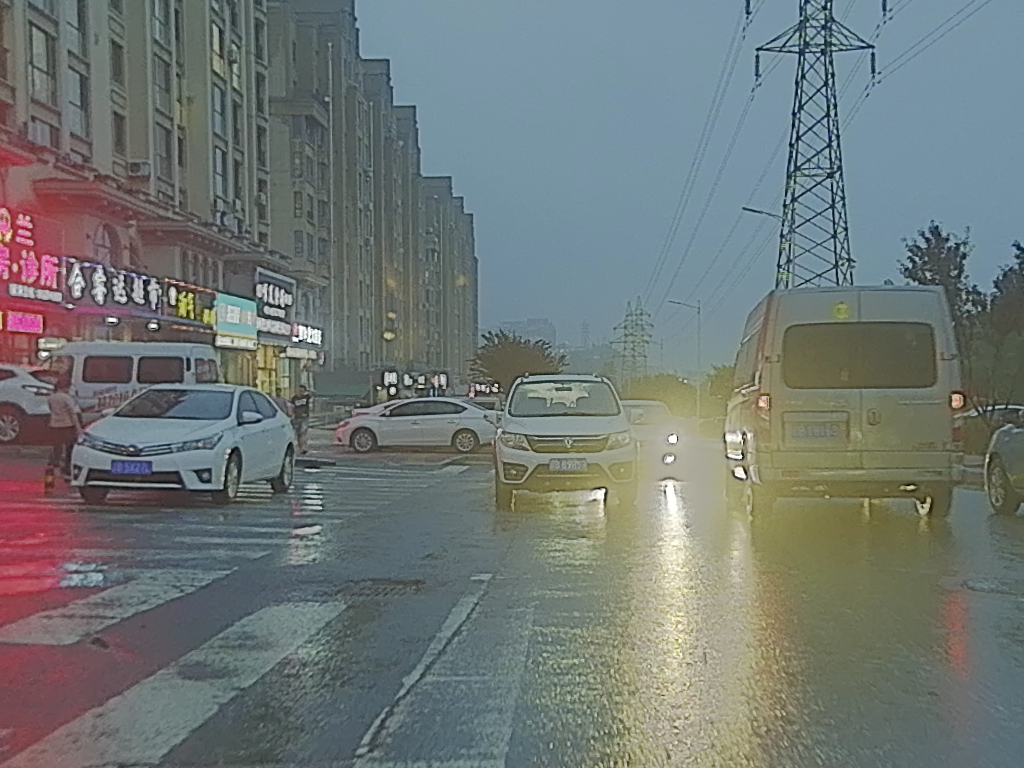
#> input picture imgs/00000.png, 1024 x 768 px
$ python threshold.py
#> lines starting #> are read from the running program, lines starting #| are printed output that depends on the picture; after the words box and inside, x2 and y2 are one past the last pixel; in counts of white or black regions, pixels touching at a corner belong together
import cv2
import numpy as np
import matplotlib.pylab as plt
from PIL import Image
img = cv2.imread("../imgs/00000.png",cv2.IMREAD_GRAYSCALE)
#> img: shape (768, 1024); min 0, max 254, mean 116.4
ret, thresh_binary = cv2.threshold(img, 127, 255, cv2.THRESH_BINARY)
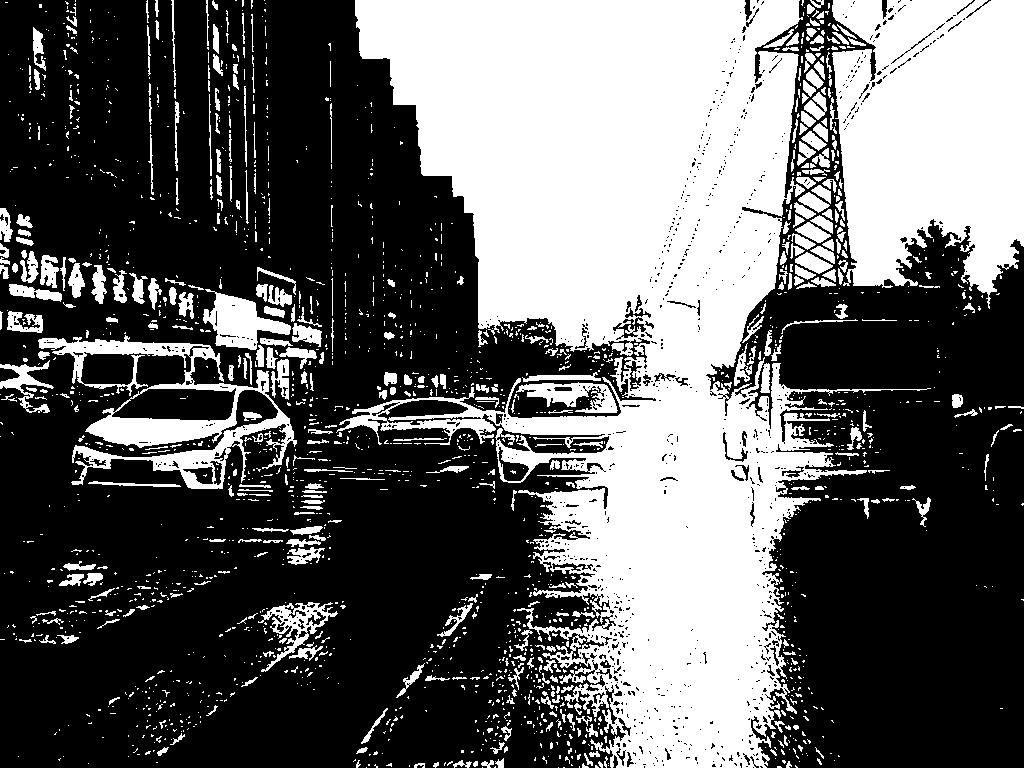
#> thresh_binary: shape (768, 1024); 38.6% white; 2010 white regions (1609 under 20 px), largest, box (x1, y1, x2, y2) and area: (336, 0, 931, 768) 200732, (832, 0, 1024, 309) 47090, (38, 335, 297, 489) 10698
ret, thresh_binary_inv = cv2.threshold(img, 127, 255, cv2.THRESH_BINARY_INV)
ret, thresh_trunc = cv2.threshold(img, 127, 255, cv2.THRESH_TRUNC)
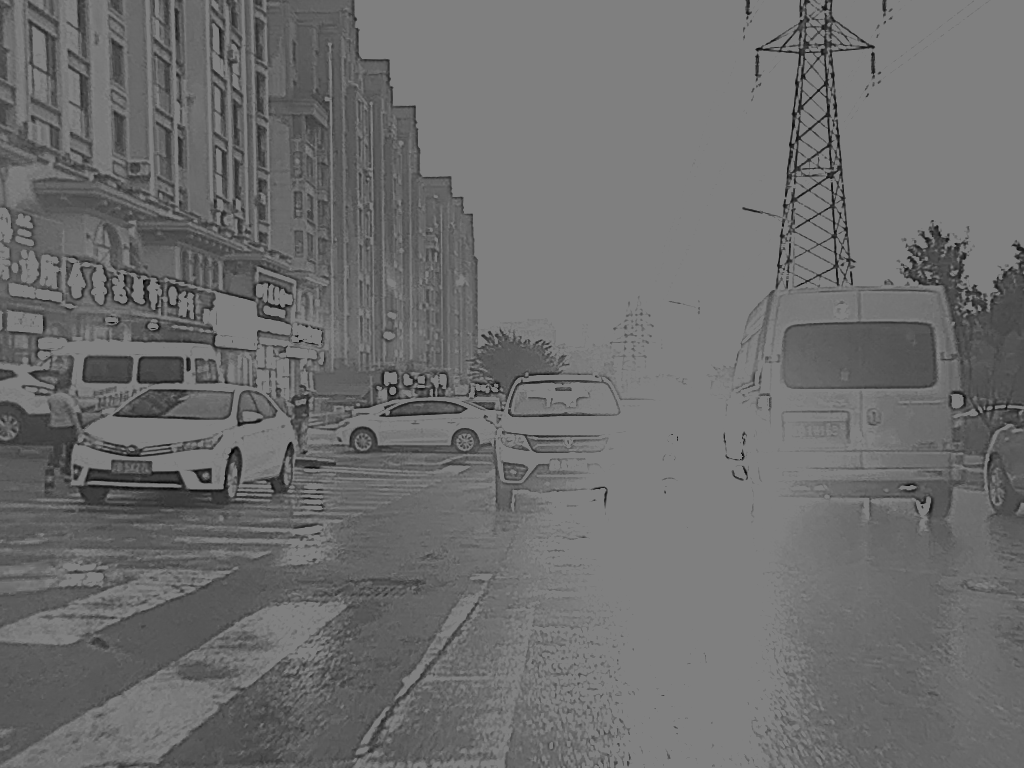
#> thresh_trunc: shape (768, 1024); min 0, max 127, mean 108.8
ret, thresh_tozero = cv2.threshold(img, 127, 255, cv2.THRESH_TOZERO)
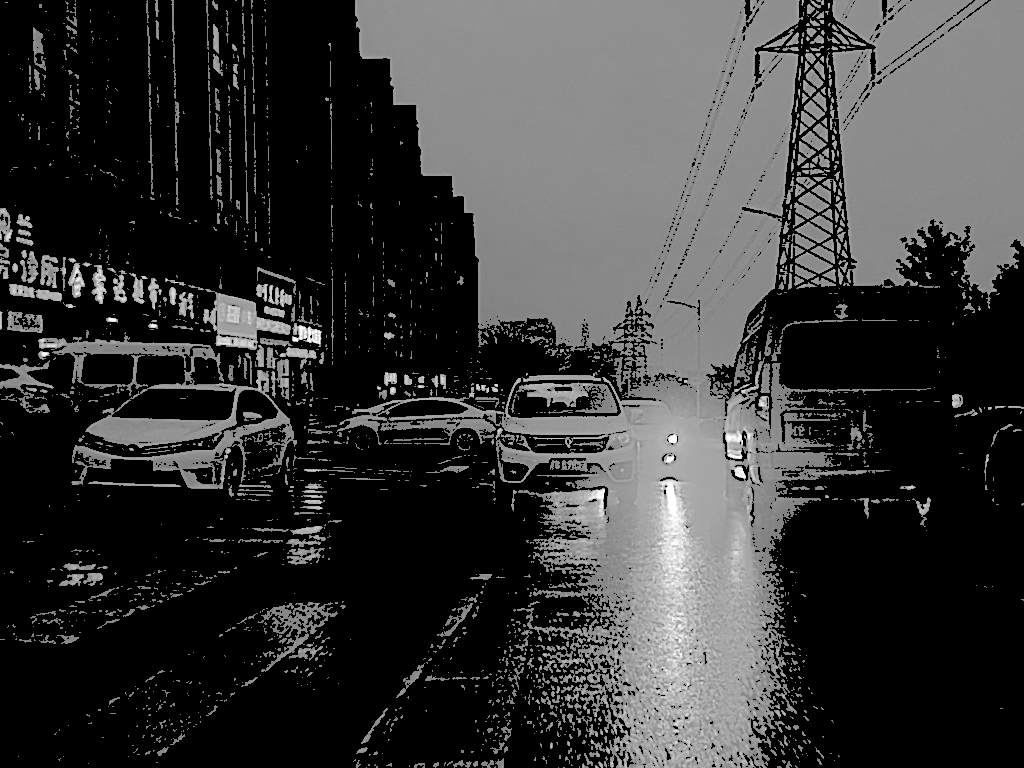
#> thresh_tozero: shape (768, 1024); min 0, max 254, mean 56.6
ret, thresh_tozero_inv = cv2.threshold(img, 127, 255, cv2.THRESH_TOZERO_INV)
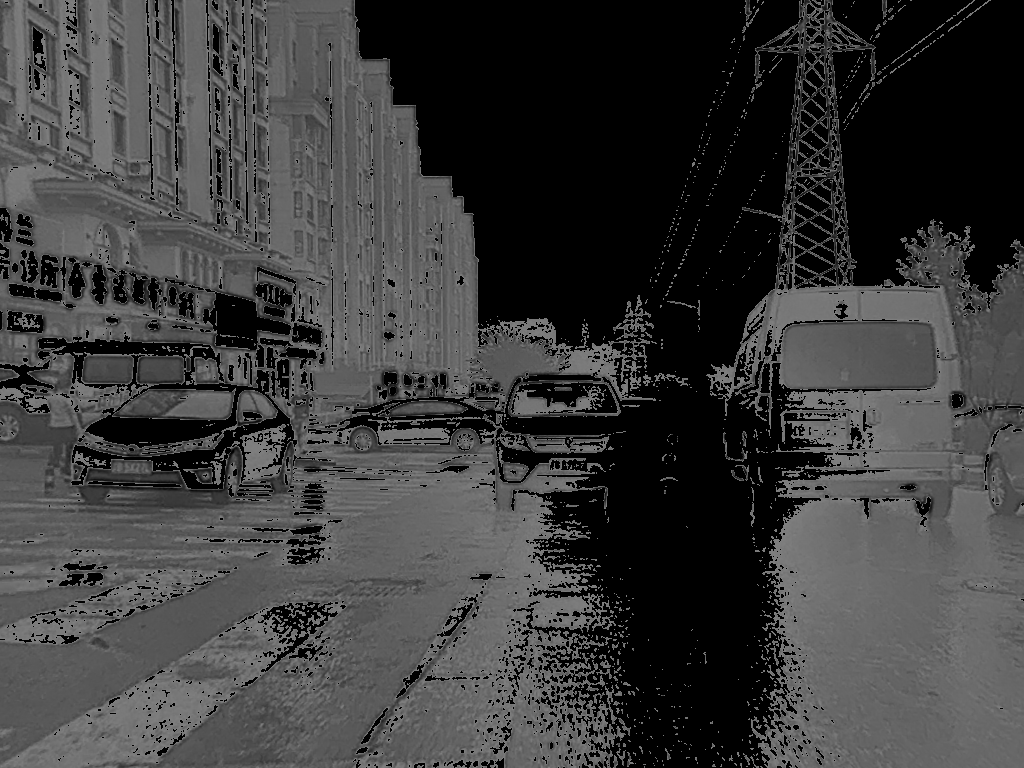
#> thresh_tozero_inv: shape (768, 1024); min 0, max 127, mean 59.8

# DISPLAYING THE DIFFERENT THRESHOLDING STYLES
names = ['Oiriginal Image', 'BINARY', 'THRESH_BINARY_INV', 'THRESH_TRUNC', 'THRESH_TOZERO', 'THRESH_TOZERO_INV']
images = img, thresh_binary, thresh_binary_inv, thresh_trunc, thresh_tozero, thresh_tozero_inv

for i in range(6):
    plt.subplot(2, 3, i + 1), plt.imshow(images[i], 'gray')
    plt.title(names[i])
    plt.xticks([]), plt.yticks([])
plt.show()

ret, thresh_global = cv2.threshold(img, 127, 255, cv2.THRESH_BINARY)
# here 11 is the pixel neighbourhood that is used to calculate the threshold value
thresh_mean = cv2.adaptiveThreshold(img, 255, cv2.ADAPTIVE_THRESH_MEAN_C, cv2.THRESH_BINARY, 11, 2)
#> thresh_mean: shape (768, 1024); 67.6% white; 6306 black regions (5239 under 20 px), largest, box (x1, y1, x2, y2) and area: (0, 0, 597, 450) 45111, (705, 0, 1024, 485) 15076, (504, 561, 653, 768) 10390

thresh_gaussian = cv2.adaptiveThreshold(img, 255, cv2.ADAPTIVE_THRESH_GAUSSIAN_C, cv2.THRESH_BINARY, 11, 2)
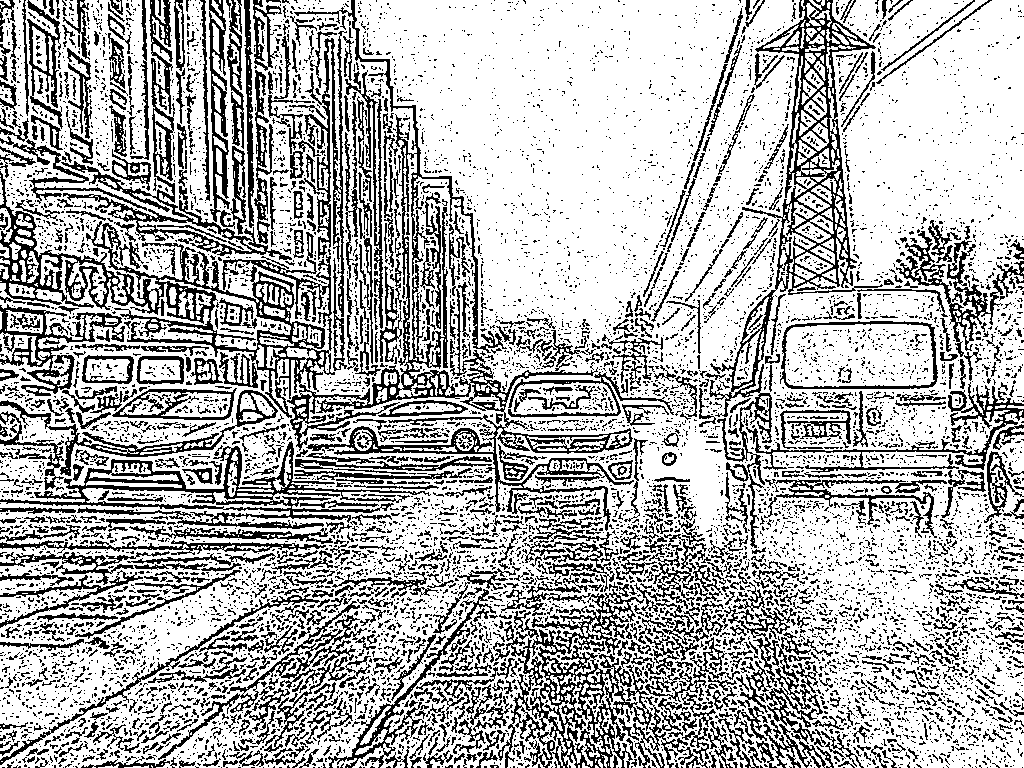
#> thresh_gaussian: shape (768, 1024); 70.3% white; black in thin lines or dots

names = ['Original Image', 'Global Thresholding', 'Adaptive Mean Threshold', 'Adaptive Gaussian Thresholding']
images = [img, thresh_global, thresh_mean, thresh_gaussian]

for i in range(4):
    plt.subplot(2, 2, i + 1), plt.imshow(images[i], 'gray')
    plt.title(names[i])
    plt.xticks([]), plt.yticks([])

plt.show()

$ run again, with imgs/00025.png copied over imgs/00000.png
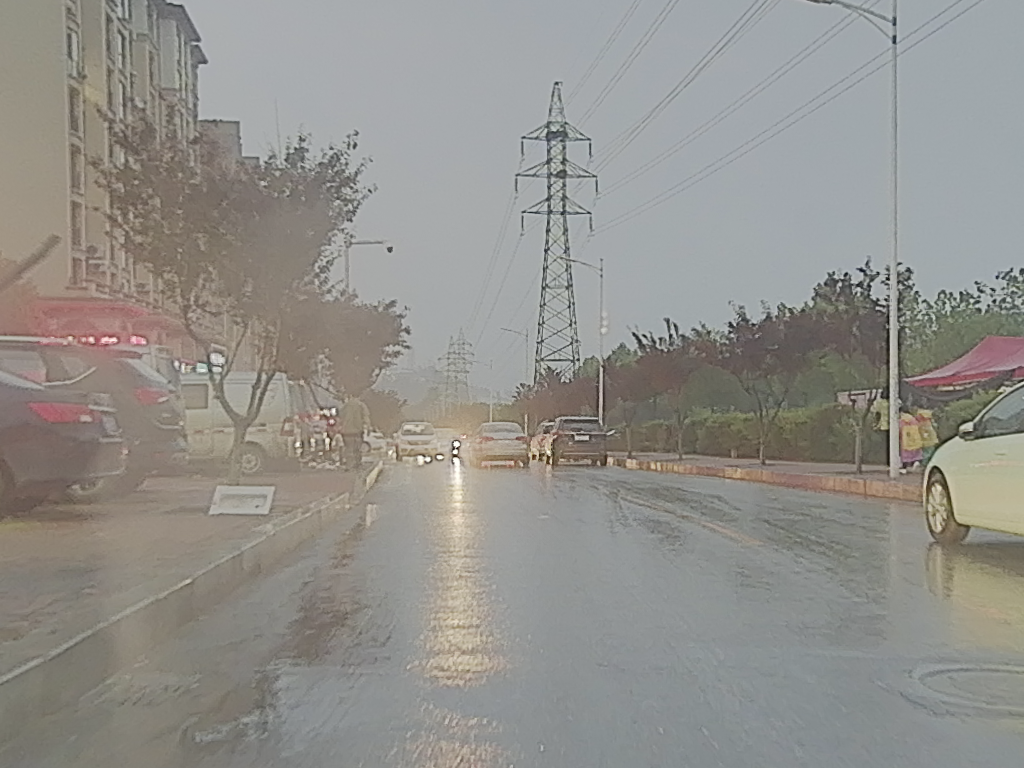
#> input picture imgs/00025.png, 1024 x 768 px
#> `ret, thresh_binary = cv2.threshold(img, 127, 255, cv2.THRESH_BINARY)`:
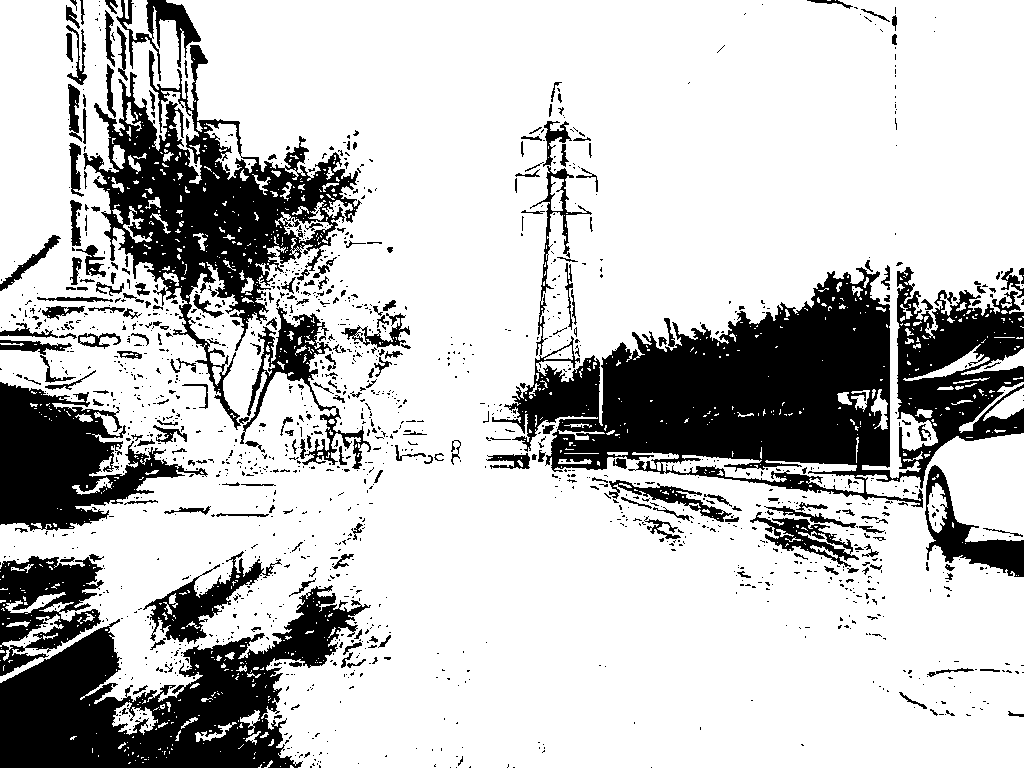
#> thresh_binary: shape (768, 1024); 76.6% white; 1517 black regions (1273 under 20 px), largest, box (x1, y1, x2, y2) and area: (492, 166, 1024, 508) 63337, (0, 585, 371, 768) 30820, (83, 45, 362, 430) 28991
#> thresh_mean: shape (768, 1024); 76.1% white; 7669 black regions (6551 under 20 px), largest, box (x1, y1, x2, y2) and area: (428, 0, 1024, 508) 25924, (77, 138, 445, 489) 16748, (116, 0, 263, 196) 5689
#> `thresh_gaussian = cv2.adaptiveThreshold(img, 255, cv2.ADAPTIVE_THRESH_..`:
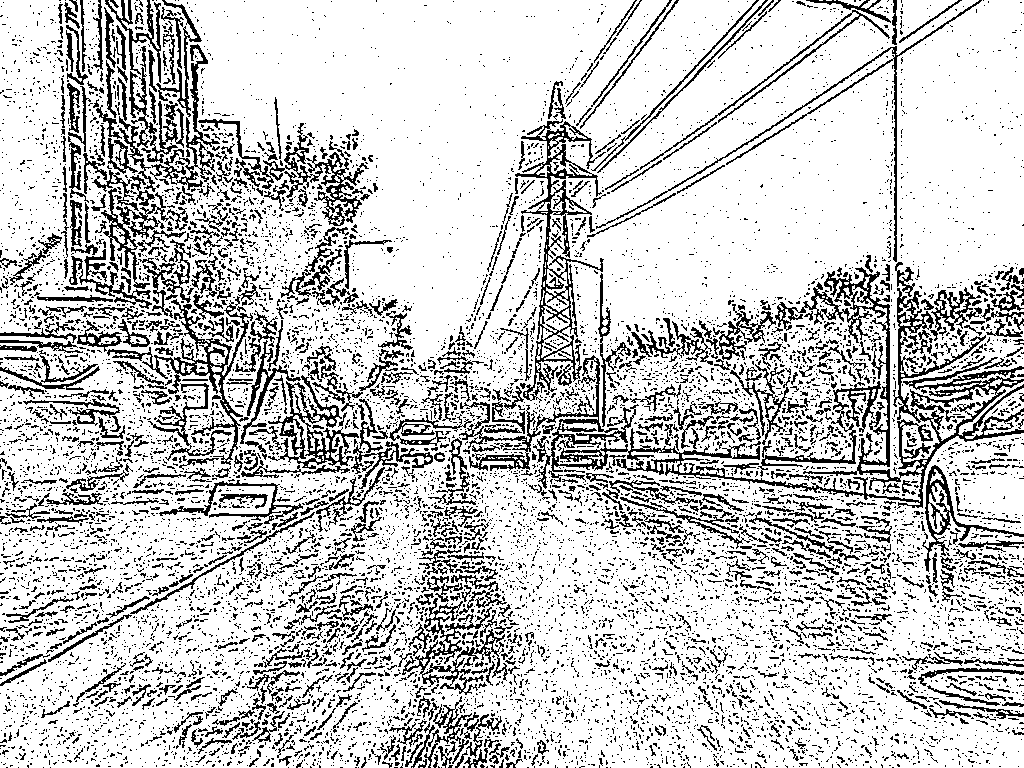
#> thresh_gaussian: shape (768, 1024); 79.2% white; black in thin lines or dots

$ run again, with imgs/00031.png copied over imgs/00000.png
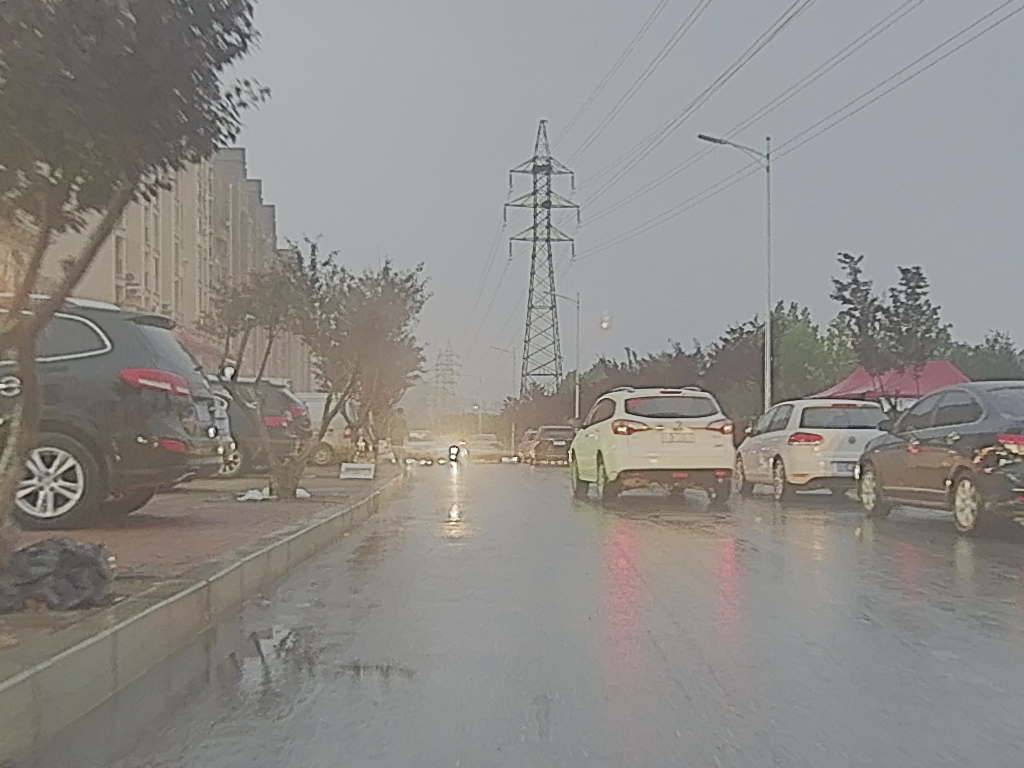
#> input picture imgs/00031.png, 1024 x 768 px
#> `ret, thresh_binary = cv2.threshold(img, 127, 255, cv2.THRESH_BINARY)`:
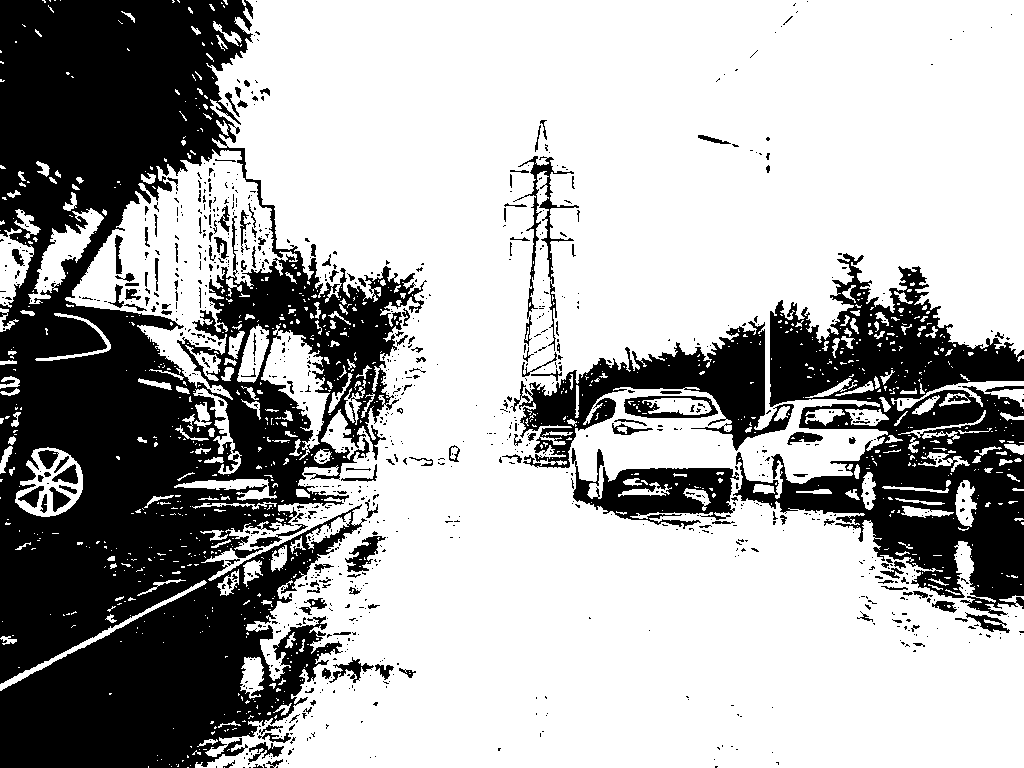
#> thresh_binary: shape (768, 1024); 67.1% white; 997 black regions (834 under 20 px), largest, box (x1, y1, x2, y2) and area: (0, 0, 427, 768) 176219, (733, 253, 1024, 616) 46497, (510, 321, 794, 468) 13323
#> thresh_mean: shape (768, 1024); 75.8% white; 8225 black regions (7099 under 20 px), largest, box (x1, y1, x2, y2) and area: (734, 266, 1024, 545) 20268, (168, 55, 436, 506) 15255, (461, 120, 795, 468) 10005
#> `thresh_gaussian = cv2.adaptiveThreshold(img, 255, cv2.ADAPTIVE_THRESH_..`:
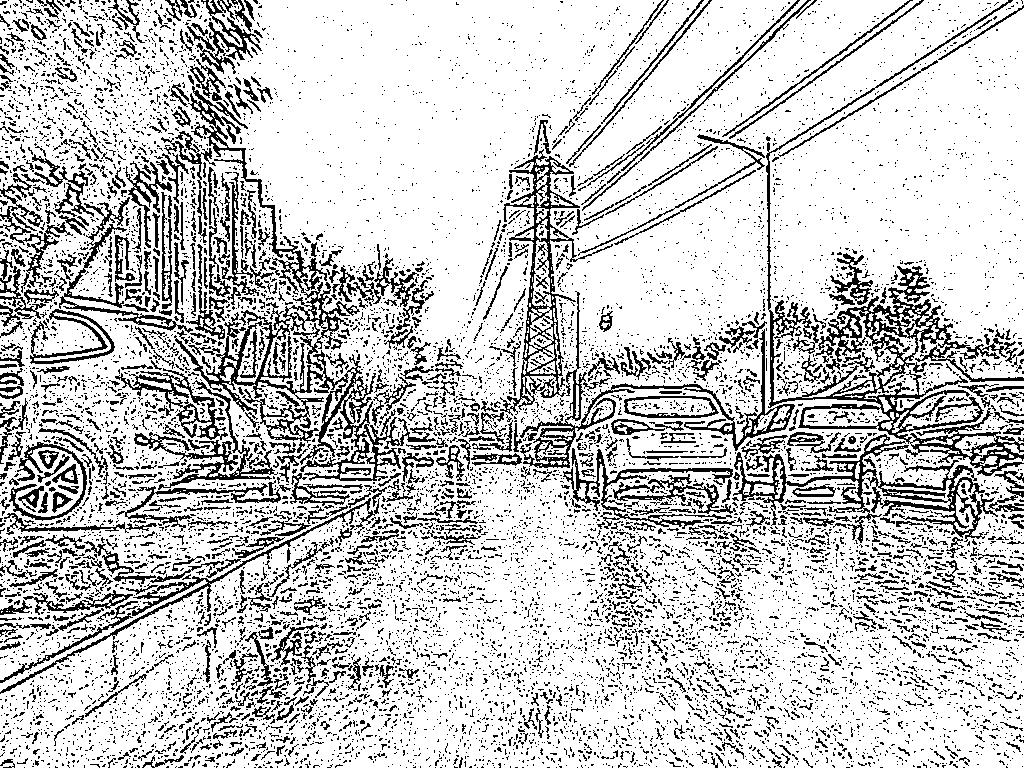
#> thresh_gaussian: shape (768, 1024); 79% white; black in thin lines or dots
